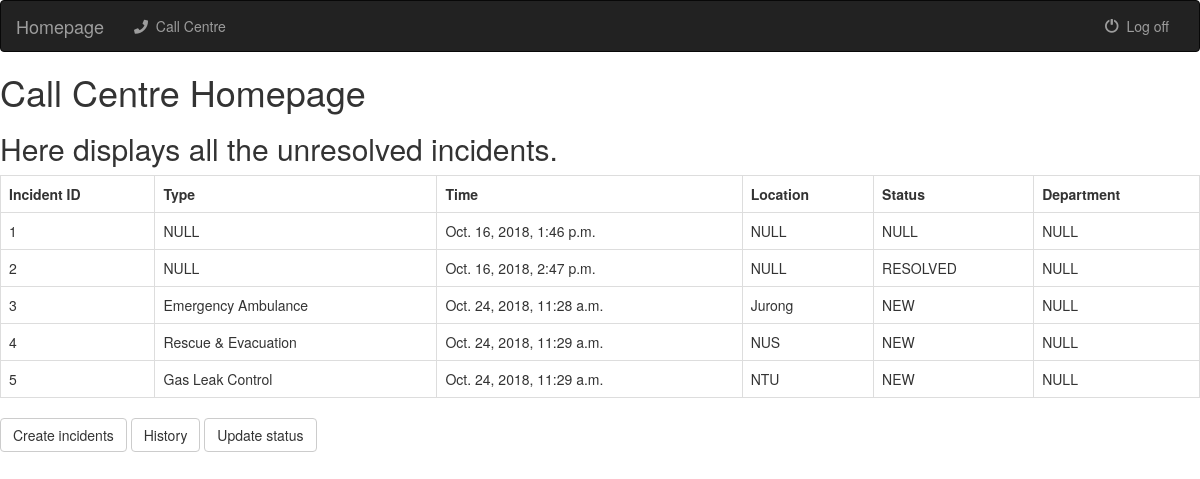
Before: /callcentre/ with the older database file.
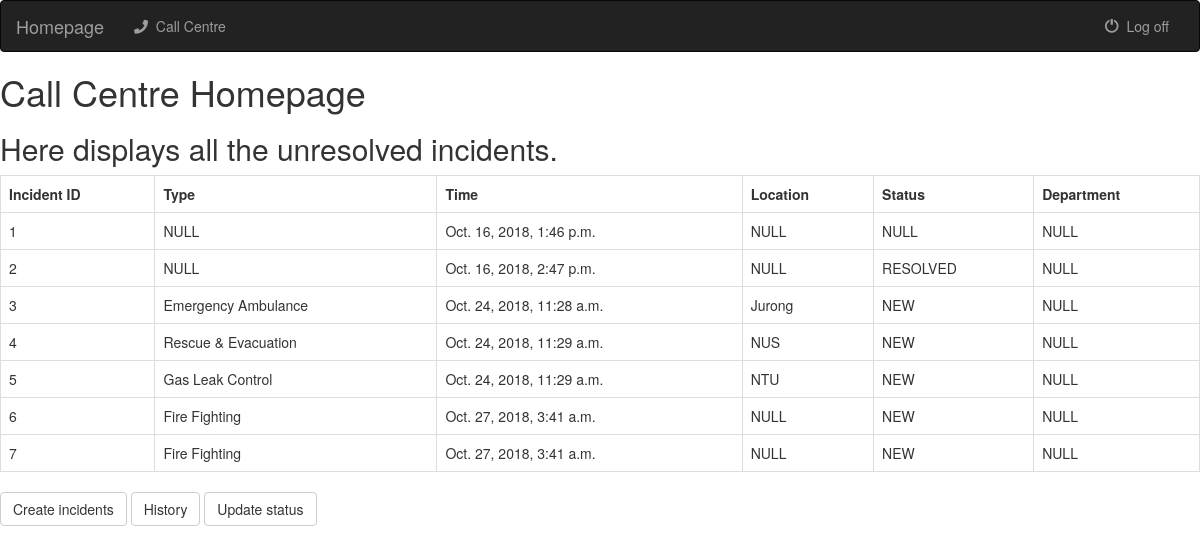
After: the same page with the newer database file.
### callcentre/models.py (models this page shows)
class Incident(models.Model):
    caller_name = models.CharField(max_length=50, default='NULL')
    mobile_number = models.CharField(max_length=8, default='NULL')
    incident_time = models.DateTimeField(default=timezone.now)
    incident_location = models.CharField(max_length=100, default='NULL')
    incident_department = models.CharField(max_length=100, default='NULL')
    incident_region = models.CharField(max_length=100, choices=[(tag, tag.value) for tag in Region], default='NULL')
    incident_category = models.CharField(max_length=100, choices=CATEGORY_CHOICES, default='NULL')
    incident_type = models.CharField(max_length=100, choices=TYPE_CHOICES, default='NULL')
    incident_status = models.CharField(max_length=100, choices=STATUS_UPDATE, default='NEW')
    incident_description = models.CharField(max_length=400, default='NULL')

### callcentre/views.py (the view)
# urls.py: path('', views.callcentre_home, name='callcentre_home'),
def callcentre_home(request):
    all_unsolved_incidents = Incident.objects.exclude(incident_status='Resolved').order_by('incident_time')
    context = {'all_unsolved_incidents' : all_unsolved_incidents }
    return render(request, 'callcentre/callcentre_home.html', context)

### templates/callcentre/callcentre_home.html
{% extends 'base_navi.html' %}
{% block body %}
<h1>Call Centre Homepage</h1>
<h2>Here displays all the unresolved incidents.</h2>
<table class="table table-bordered" style="width:100%">
  <tr>
    <th>Incident ID</th>
    <th>Type</th>
    <th>Time</th>
    <th>Location</th>
    <th>Status</th>
    <th>Department</th>
  </tr>
 {% for incident in all_unsolved_incidents %}
  <tr>
    <td>{{ incident.id }}</td>
    <td>{{ incident.incident_category }}</td>
    <td>{{ incident.incident_time }}</td>
    <td>{{ incident.incident_location }}</td>
    <td>{{ incident.incident_status }}</td>
    <td>{{ incident.incident_department }}</td>
  </tr>
    {% endfor %}
</table>
<a class="btn btn-default" href="{% url 'incidentCreation:incidentCreation' %}"  role="button">Create incidents</a>
<a class="btn btn-default" href="{% url 'callcentre:callcentre_history' %}" role="button">History</a>
<a class="btn btn-default" href="{% url 'statusTrack:statusTrack' %}"  role="button">Update status</a>
{% endblock %}

Changed rows visible on the page:
added Incident: id "6", incident_category "Fire Fighting", incident_time "Oct. 27, 2018, 3:41 a.m.", incident_location "NULL", incident_status "NEW", incident_department "NULL"
added Incident: id "7", incident_category "Fire Fighting", incident_time "Oct. 27, 2018, 3:41 a.m.", incident_location "NULL", incident_status "NEW", incident_department "NULL"
